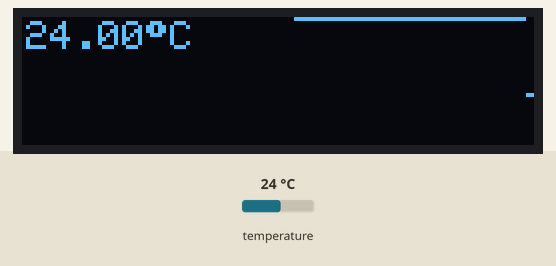
Simulated run of this sketch. Board: Arduino Uno, built with avr-gcc and run on an emulated ATmega328P. On the bench: 128×32 one-colour display. The test bench sets the inputs (shaded band); at power-on: temperature 24 °C.

Above: at 2.9 s.
3.0 s: temperature set to 12 °C
At 3.9 s:
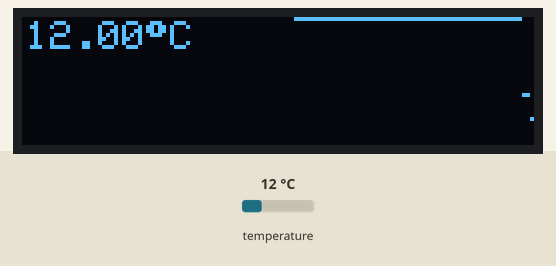
5.8 s: temperature set to 19 °C
At 7.3 s:
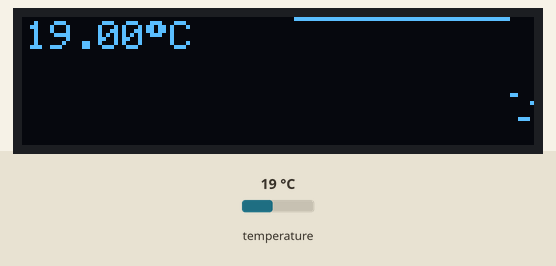
9.0 s: temperature set to 28 °C
At 10.6 s:
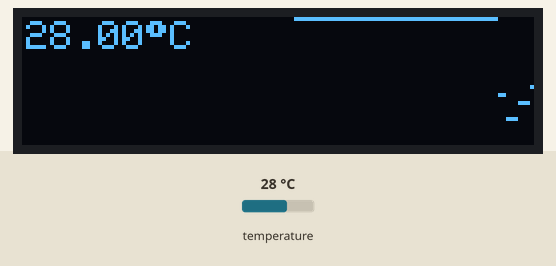
Timing chart, 0 to 12.1 s (numbered marks = the images above; inputs shaded):
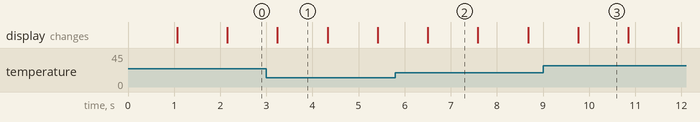

Measured:
- what the display in image 3 shows lasts 1.0 s, from 9.8 s to 10.8 s

The sketch:

Dallas_DS18B20.ino
```cpp
#include <OneWire.h>
#include <SPI.h>
#include <Wire.h>
#include <Adafruit_GFX.h>
#include <Adafruit_SSD1306.h>

#define SCREEN_WIDTH 128
#define SCREEN_HEIGHT 32

#define OLED_RESET     4
Adafruit_SSD1306 display(SCREEN_WIDTH, SCREEN_HEIGHT, &Wire, OLED_RESET);

OneWire ds(5);  // on the pin a 4.7K resistor is necessary

void setup(void)
{
  display.begin(SSD1306_SWITCHCAPVCC, 0x3C);
}

float Ti[61];

void loop(void)
{
  byte i;
  byte present = 0;
  byte type_s;
  byte data[12];
  byte addr[8];
  float celsius;

  ds.search(addr);
  OneWire::crc8(addr, 7);

  ds.reset();
  ds.select(addr);
  ds.write(0x44, 1);
  delay(1000);
  present = ds.reset();
  ds.select(addr);
  ds.write(0xBE);

  for ( i = 0; i < 9; i++) { data[i] = ds.read();  }

  // Convert the data to actual temperature
  // because the result is a 16 bit signed integer, it should
  // be stored to an "int16_t" type, which is always 16 bits
  // even when compiled on a 32 bit processor.
  int16_t raw = (data[1] << 8) | data[0];
  if (type_s) {
    raw = raw << 3; // 9 bit resolution default
    if (data[7] == 0x10) {
      // "count remain" gives full 12 bit resolution
      raw = (raw & 0xFFF0) + 12 - data[6];
    }
  } else {
    byte cfg = (data[4] & 0x60);
    // at lower res, the low bits are undefined, so let's zero them
    if (cfg == 0x00) raw = raw & ~7;  // 9 bit resolution, 93.75 ms
    else if (cfg == 0x20) raw = raw & ~3; // 10 bit res, 187.5 ms
    else if (cfg == 0x40) raw = raw & ~1; // 11 bit res, 375 ms
    //// default is 12 bit resolution, 750 ms conversion time
  }

  celsius = (float)raw / 16.0;

display.clearDisplay();
display.setTextSize(1);
display.setTextColor(WHITE);

for (int i = 1; i < 60; i++)
{
Ti[i]=Ti[i+1];
display.drawPixel(i+67, Ti[i], WHITE);
}

Ti[60]=31-celsius/2.0;
display.drawPixel(127, Ti[60], WHITE);
//display.setCursor(1,11);
//display.println(String(millis()*0.001)+" sec");
display.setCursor(1,1);
display.println(String(celsius)+(char)247+"C");
display.display();
delay(50);
}
```
